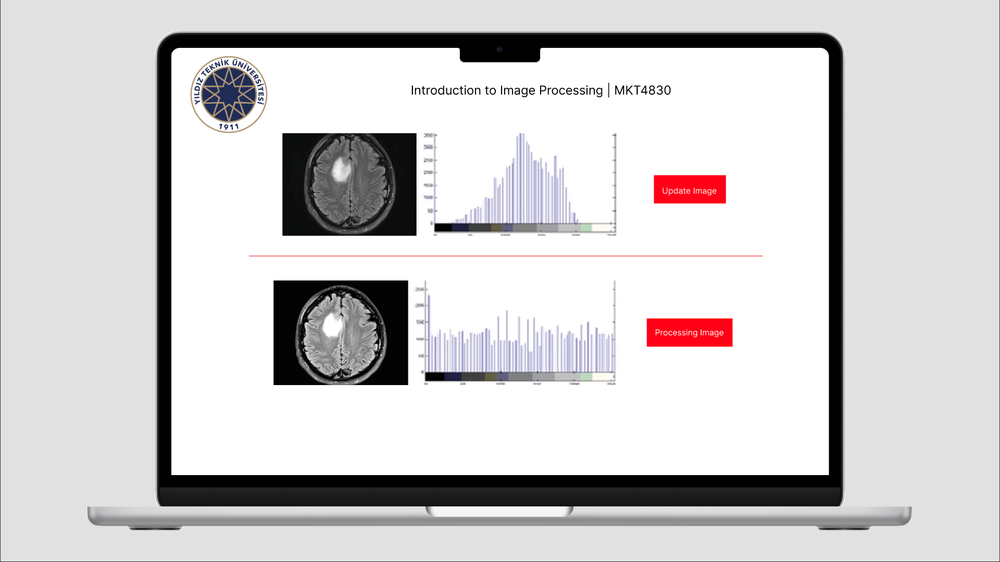
#> input picture images/ui/main_screen.png, 1000 x 562 px, shrunk from 1920 x 1080 before the run, found by its file name
$ python testEval.py
#> lines starting #> are read from the running program, lines starting #| are printed output that depends on the picture
import cv2
import numpy as np
import matplotlib.pyplot as plt

# Orijinal resmin dosya yolu
image_path = "./images/ui/main_screen.png"

# Resmi oku ve gri tonlamaya çevir
image = cv2.imread(image_path, 0)
#> image: shape (562, 1000); min 0, max 255, mean 206.7

# Histogram eşitleme uygula
equalized_image = cv2.equalizeHist(image)
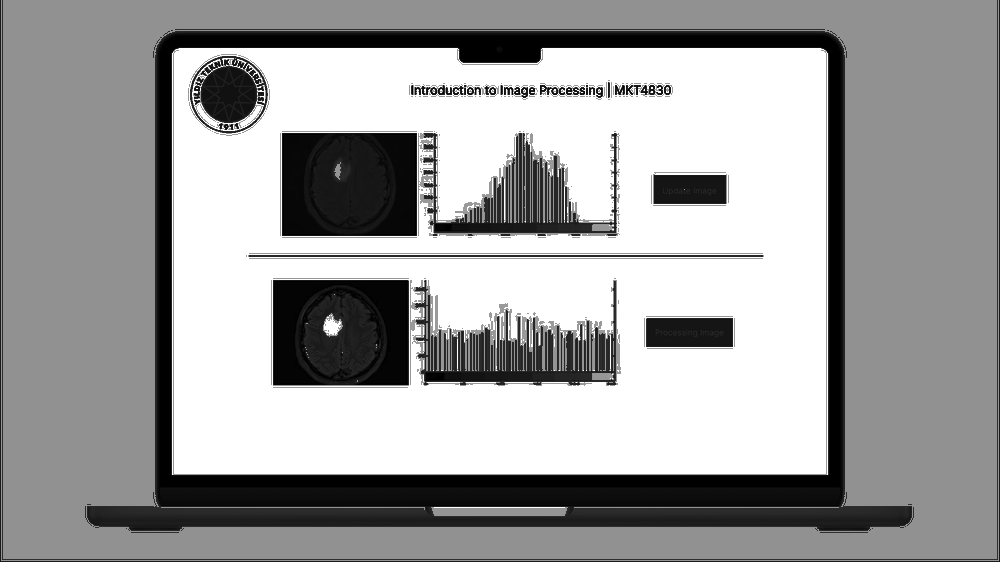
#> equalized_image: shape (562, 1000); min 0, max 255, mean 159.6

# Orijinal resmin histogramını hesapla
hist_original, bins_original = np.histogram(image.flatten(), 256, [0, 256])
#> hist_original = 256 values, max 212294 at index 255, min 57 at index 50, mean 2195.3; bins_original = 257 values from 0 to 256

# Eşitleme sonrası resmin histogramını hesapla
hist_equalized, bins_equalized = np.histogram(equalized_image.flatten(), 256, [0, 256])
#> hist_equalized = 256 values, max 212294 at index 255, min 0 at index 2, mean 2195.3; bins_equalized = 257 values from 0 to 256

# Histogram grafiği
plt.figure(figsize=(10, 6))
plt.subplot(2, 1, 1)
plt.plot(hist_original, color='b')
plt.title("Orijinal Resim")
plt.xlabel("Yoğunluk Değeri")
plt.ylabel("Piksel Sayısı")

plt.subplot(2, 1, 2)
plt.plot(hist_equalized, color='r')
plt.title("Eşitleme Sonrası Resim")
plt.xlabel("Yoğunluk Değeri")
plt.ylabel("Piksel Sayısı")

plt.tight_layout()
plt.show()
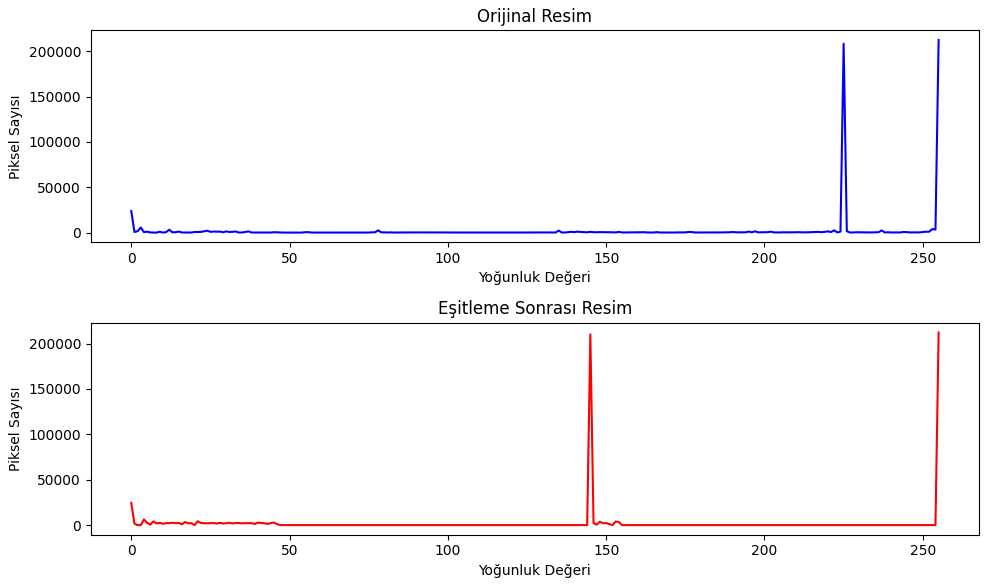
#> figure drawn by matplotlib, 2 panels; panel 1: curve peaks at x = 255, y = 212294; panel 2: curve peaks at x = 255, y = 212294
